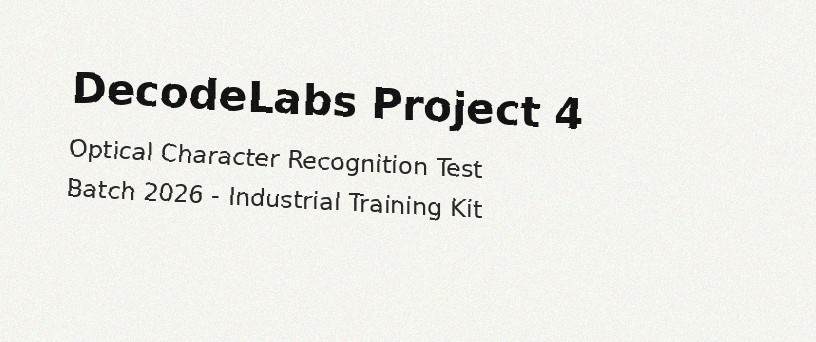
#> input picture sample_text.jpg, 816 x 342 px, found by its file name
$ python validate_gatekeeper.py --image sample_images/sample_text.jpg
#> lines starting #> are read from the running program, lines starting #| are printed output that depends on the picture; after the words box and inside, x2 and y2 are one past the last pixel; in counts of white or black regions, pixels touching at a corner belong together
#> in check_2_preprocessing, image is the input picture: shape (342, 816, 3); mean B, G, R 231.1, 236.1, 235.9
### preprocessing.py
"""
DecodeLabs - Project 4: Image/Text Recognition (Basic)
=======================================================
preprocessing.py — "The Logic Skeleton: Systematic Image Pre-Processing"

Implements the exact 3-step pipeline from the training deck:
    Step 1: Grayscale Conversion  -> collapse 3D RGB matrix to 1D intensity
    Step 2: Gaussian Blur         -> remove micro-noise / artifact noise
    Step 3: Deskewing             -> snap tilted text to horizontal baseline

Followed by Adaptive Thresholding (Otsu's Method):
    IF pixel_intensity >= T THEN pixel = 255 (white)
    IF pixel_intensity <  T THEN pixel = 0   (black)

Every function returns a numpy array (OpenCV BGR/gray convention) so steps
can be chained or inspected individually.
"""

from __future__ import annotations

import cv2
import numpy as np


def to_grayscale(image: np.ndarray) -> np.ndarray:
    """Step 1: Collapse the 3-channel (B, G, R) matrix into a single
    intensity channel. Removes color data that is irrelevant for reading
    text or detecting shape/edge structure."""
    if len(image.shape) == 2:
        return image  # already grayscale
    return cv2.cvtColor(image, cv2.COLOR_BGR2GRAY)


def denoise(gray: np.ndarray, kernel_size: tuple[int, int] = (5, 5)) -> np.ndarray:
    """Step 2: Gaussian Blur — smooths micro-imperfections and sensor
    noise before edge/character detection, without destroying large
    structural edges."""
#> called with kernel_size = (5, 5)
    return cv2.GaussianBlur(gray, kernel_size, 0)
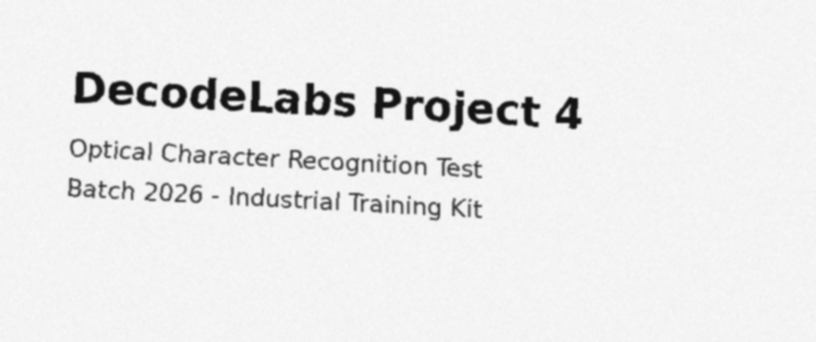
#> returned value: shape (342, 816); min 17, max 249, mean 235.5


def deskew(gray: np.ndarray) -> np.ndarray:
    """Step 3: Deskewing — detects the dominant rotation angle of text
    lines via minAreaRect over thresholded foreground pixels, then
    rotates the image back to a horizontal baseline.
    """
    # Invert + threshold to isolate foreground (text/objects) as white
    thresh = cv2.threshold(gray, 0, 255, cv2.THRESH_BINARY_INV | cv2.THRESH_OTSU)[1]
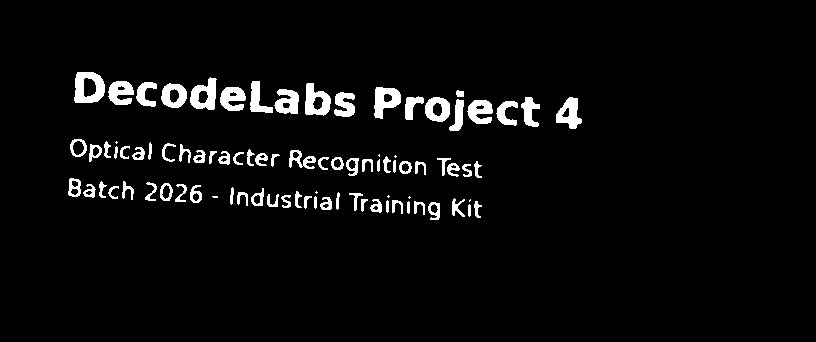
#> thresh: shape (342, 816); 4.4% white; 87 white regions (8 under 20 px), largest, box (x1, y1, x2, y2) and area: (74, 72, 105, 103) 645, (305, 83, 331, 116) 531, (190, 77, 217, 110) 530
    coords = np.column_stack(np.where(thresh > 0))
#> coords = 12377 pairs, first value 72 to 219, second value 68 to 581

    if coords.shape[0] < 10:
        return gray  # not enough foreground pixels to estimate skew reliably

    angle = cv2.minAreaRect(coords)[-1]
#> angle = -3

    # cv2.minAreaRect returns angles in [-90, 0); normalize to a small
    # correction angle rather than a full 90-degree flip.
    if angle < -45:
        angle = -(90 + angle)
    else:
        angle = -angle
#> angle = 3

    (h, w) = gray.shape[:2]
#> h = 342; w = 816
    center = (w // 2, h // 2)
#> center = (408, 171)
    matrix = cv2.getRotationMatrix2D(center, angle, 1.0)
#> matrix = [[0.999, 0.0523, -8.39], [-0.0523, 0.999, 21.59]]
    rotated = cv2.warpAffine(
        gray, matrix, (w, h), flags=cv2.INTER_CUBIC, borderMode=cv2.BORDER_REPLICATE
    )
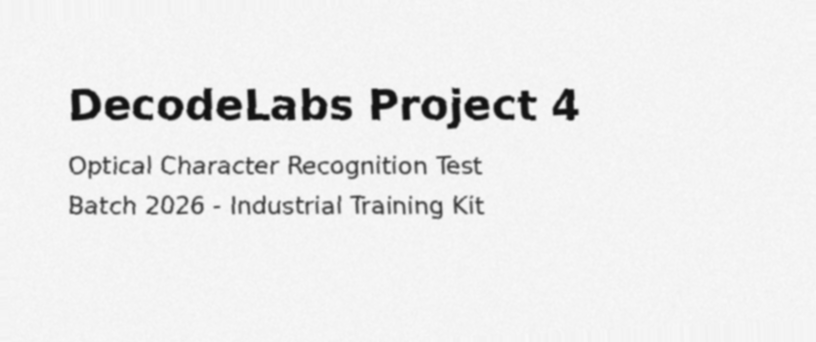
#> rotated: shape (342, 816); min 15, max 249, mean 235.5
    return rotated


def adaptive_threshold(gray: np.ndarray) -> tuple[np.ndarray, float]:
    """Otsu's adaptive thresholding — forces every pixel to a binary
    decision (0 or 255), automatically computing the optimal cutoff
    intensity T rather than a hardcoded value (the deck's example used
    T=88, but Otsu computes this dynamically per-image for robustness).

    Returns (binary_image, computed_threshold_value).
    """
    t_value, binary = cv2.threshold(gray, 0, 255, cv2.THRESH_BINARY + cv2.THRESH_OTSU)
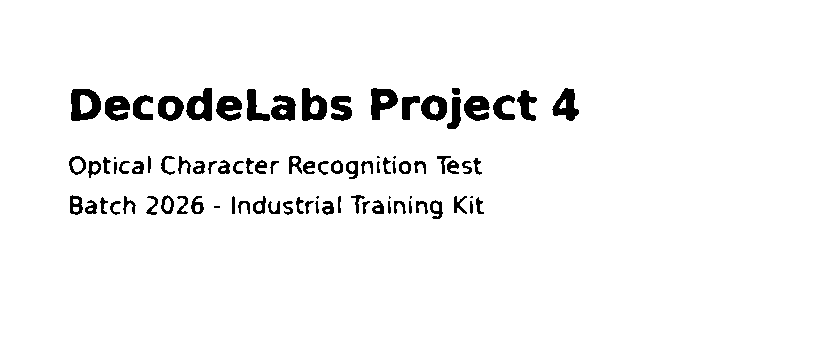
#> binary: shape (342, 816); 95.5% white; 88 black regions (8 under 20 px), largest, box (x1, y1, x2, y2) and area: (71, 89, 101, 121) 644, (186, 88, 212, 121) 537, (302, 88, 327, 121) 534
#> t_value = 163
    return binary, t_value


def full_pipeline(image: np.ndarray) -> dict:
    """Runs the complete deck-specified pipeline and returns every
    intermediate stage — useful for visual confirmation / debugging
    (Gatekeeper Rule #2: Pre-Processing Integrity)."""
    gray = to_grayscale(image)
    blurred = denoise(gray)
    deskewed = deskew(blurred)
    binary, t_value = adaptive_threshold(deskewed)
#> t_value = 163

    return {
        "original": image,
        "grayscale": gray,
        "blurred": blurred,
        "deskewed": deskewed,
        "binary": binary,
        "otsu_threshold": t_value,
    }

### ocr_engine.py
"""
DecodeLabs - Project 4: Image/Text Recognition (Basic)
=======================================================
ocr_engine.py — "Path 1: Optical Character Recognition (OCR)"

Engine: pytesseract (Python wrapper for Google's Tesseract — a
convolutional + bi-directional LSTM pipeline for reading text sequences).

Implements:
    - Full preprocessing pipeline (preprocessing.py) before OCR
    - Configurable Page Segmentation Mode (PSM):
          --psm 3  : Fully automatic (default, varied layouts)
          --psm 6  : Single uniform block of text (book pages)
          --psm 7  : Single text line (number plates / headers)
          --psm 11 : Sparse, scattered text (invoices)
    - Word-level confidence scores
    - The Gatekeeper Rule's 80% Confidence Filter — low-confidence words
      are flagged rather than silently trusted (avoids "confident
      hallucinations")
"""

from __future__ import annotations

import os
import cv2
import numpy as np
import pytesseract
from pytesseract import Output

from preprocessing import full_pipeline

CONFIDENCE_THRESHOLD = 80.0  # Gatekeeper Rule #3: 80% minimum standard

# --- Windows setup helper -------------------------------------------------
# pytesseract needs to find the Tesseract OCR *binary* (not just the pip
# package). On Windows this is usually NOT on PATH after installing via the
# UB-Mannheim installer. Set the path explicitly via an environment
# variable if needed:
#
#   set TESSERACT_CMD=C:\Program Files\Tesseract-OCR\tesseract.exe   (cmd)
#   $env:TESSERACT_CMD="C:\Program Files\Tesseract-OCR\tesseract.exe" (PowerShell)
#
# Or just uncomment and edit the line below.
_tess_cmd = os.environ.get("TESSERACT_CMD")
if _tess_cmd:
    pytesseract.pytesseract.tesseract_cmd = _tess_cmd
# pytesseract.pytesseract.tesseract_cmd = r"C:\Program Files\Tesseract-OCR\tesseract.exe"
# ---------------------------------------------------------------------------


class OCREngine:
    """OCR pipeline: preprocess -> recognize -> filter by confidence."""

    def __init__(self, psm: int = 3, lang: str = "eng"):
        self.psm = psm
        self.lang = lang

    def _tess_config(self) -> str:
        return f"--oem 3 --psm {self.psm}"

    def recognize(self, image_path: str) -> dict:
        """Runs the full pipeline on an image file and returns structured
        OCR results including per-word confidence."""
        image = cv2.imread(image_path)
        if image is None:
            raise FileNotFoundError(f"Could not read image at: {image_path}")

        stages = full_pipeline(image)
        processed = stages["binary"]

        raw_data = pytesseract.image_to_data(
            processed, lang=self.lang, config=self._tess_config(), output_type=Output.DICT
        )

        words = []
        for i, text in enumerate(raw_data["text"]):
            text = text.strip()
            conf = float(raw_data["conf"][i])
            if text and conf >= 0:  # tesseract uses -1 for non-text regions
                words.append(
                    {
                        "text": text,
                        "confidence": conf,
                        "passed_threshold": conf >= CONFIDENCE_THRESHOLD,
                        "bbox": (
                            raw_data["left"][i],
                            raw_data["top"][i],
                            raw_data["width"][i],
                            raw_data["height"][i],
                        ),
                    }
                )

        accepted = [w for w in words if w["passed_threshold"]]
        rejected = [w for w in words if not w["passed_threshold"]]

        full_text = " ".join(w["text"] for w in accepted)
        avg_conf = round(sum(w["confidence"] for w in words) / len(words), 2) if words else 0.0

        return {
            "image_path": image_path,
            "psm_used": self.psm,
            "otsu_threshold": stages["otsu_threshold"],
            "words": words,
            "accepted_words": accepted,
            "rejected_words": rejected,
            "recognized_text": full_text,
            "average_confidence": avg_conf,
            "meets_gatekeeper_standard": avg_conf >= CONFIDENCE_THRESHOLD,
            "stages": stages,  # for visual debugging / saving intermediate images
        }

    # [19 lines left out: function annotate, not called in this run]


def run_ocr(image_path: str, psm: int = 3, output_dir: str = "output") -> dict:
    """Convenience wrapper: recognize + save annotated output image."""
    engine = OCREngine(psm=psm)
    result = engine.recognize(image_path)

    os.makedirs(output_dir, exist_ok=True)
    annotated = engine.annotate(result["stages"]["original"], result["words"])
    out_path = os.path.join(output_dir, "ocr_annotated.jpg")
    cv2.imwrite(out_path, annotated)
    result["annotated_output_path"] = out_path

    # Also save the binary (preprocessed) image for pipeline transparency
    binary_path = os.path.join(output_dir, "ocr_preprocessed_binary.jpg")
    cv2.imwrite(binary_path, result["stages"]["binary"])
    result["binary_output_path"] = binary_path

    return result


# [18 lines that do not run on import are left out]

### validate_gatekeeper.py
"""
DecodeLabs - Project 4: Image/Text Recognition (Basic)
=======================================================
validate_gatekeeper.py — "The Gatekeeper Rule: Milestone Validation"

Automatically checks the four uncompromising technical validations
required to complete Project 4:

    1. Library Integration      -> pytesseract / cv2.dnn import without error
    2. Pre-Processing Integrity -> Grayscale + Adaptive Thresholding executed
    3. Accuracy Benchmarking    -> minimum validated confidence >= 80%
    4. Visual Confirmation      -> annotated output image generated on disk

Run:
    python3 validate_gatekeeper.py --image sample_images/sample_text.jpg
"""

import argparse
import os
import sys

CHECKMARK = "\u2705"
CROSS = "\u274c"


def check_1_library_integration() -> tuple[bool, str]:
    try:
        import cv2  # noqa: F401
        import pytesseract  # noqa: F401
        return True, "cv2.dnn and pytesseract both import cleanly."
    except ImportError as e:
        return False, f"Import failed: {e}"


def check_2_preprocessing(image_path: str) -> tuple[bool, dict]:
    import cv2
    from preprocessing import full_pipeline

    image = cv2.imread(image_path)
    if image is None:
        return False, {"error": f"Could not read {image_path}"}

    stages = full_pipeline(image)
#> stages = 6 items
    ok = (
        stages["grayscale"] is not None
        and stages["binary"] is not None
        and stages["otsu_threshold"] > 0
    )
#> ok = True
    return ok, {"otsu_threshold": stages["otsu_threshold"]}


def check_3_accuracy_benchmark(image_path: str) -> tuple[bool, dict]:
    from ocr_engine import run_ocr

    result = run_ocr(image_path, output_dir="output")
    return result["meets_gatekeeper_standard"], {
        "average_confidence": result["average_confidence"],
        "accepted_words": len(result["accepted_words"]),
        "rejected_words": len(result["rejected_words"]),
    }


def check_4_visual_confirmation() -> tuple[bool, dict]:
    expected = ["output/ocr_annotated.jpg", "output/ocr_preprocessed_binary.jpg"]
    existing = [p for p in expected if os.path.exists(p)]
    return len(existing) == len(expected), {"files": existing}


def main():
    parser = argparse.ArgumentParser(description="Validate Project 4 Gatekeeper Rules")
    parser.add_argument("--image", default="sample_images/sample_text.jpg")
    args = parser.parse_args()

    print("=" * 65)
    print("PROJECT 4 — GATEKEEPER RULE VALIDATION")
    print("=" * 65)

    results = []

    ok, msg = check_1_library_integration()
    results.append(ok)
    print(f"\n1. Library Integration        {CHECKMARK if ok else CROSS}")
    print(f"   {msg}")

    ok, detail = check_2_preprocessing(args.image)
#> ok = True; detail = {'otsu_threshold': 163}
    results.append(ok)
    print(f"\n2. Pre-Processing Integrity   {CHECKMARK if ok else CROSS}")
#| 2. Pre-Processing Integrity   ✅
    print(f"   Otsu threshold computed: {detail.get('otsu_threshold')}")
#|    Otsu threshold computed: 163.0

    ok, detail = check_3_accuracy_benchmark(args.image)
#> in recognize, `stages = full_pipeline(image)`: stages = 6 items
    results.append(ok)
    print(f"\n3. Accuracy Benchmarking      {CHECKMARK if ok else CROSS}")
    print(f"   Average confidence: {detail.get('average_confidence')}% "
          f"(need >= 80%) | accepted={detail.get('accepted_words')} "
          f"rejected={detail.get('rejected_words')}")

    ok, detail = check_4_visual_confirmation()
    results.append(ok)
    print(f"\n4. Visual Confirmation        {CHECKMARK if ok else CROSS}")
    print(f"   Output files found: {detail.get('files')}")

    print("\n" + "=" * 65)
    if all(results):
        print(f"{CHECKMARK} ALL 4 GATEKEEPER RULES PASSED — Project 4 milestone complete.")
    else:
        print(f"{CROSS} {results.count(False)} rule(s) failed. Review output above.")
    print("=" * 65)

    sys.exit(0 if all(results) else 1)


if __name__ == "__main__":
    main()
#> (the call stopped at in recognize, `raw_data = pytesseract.image_to_data( processed, lang=self.lang, confi..`: pytesseract is not available in this run)
